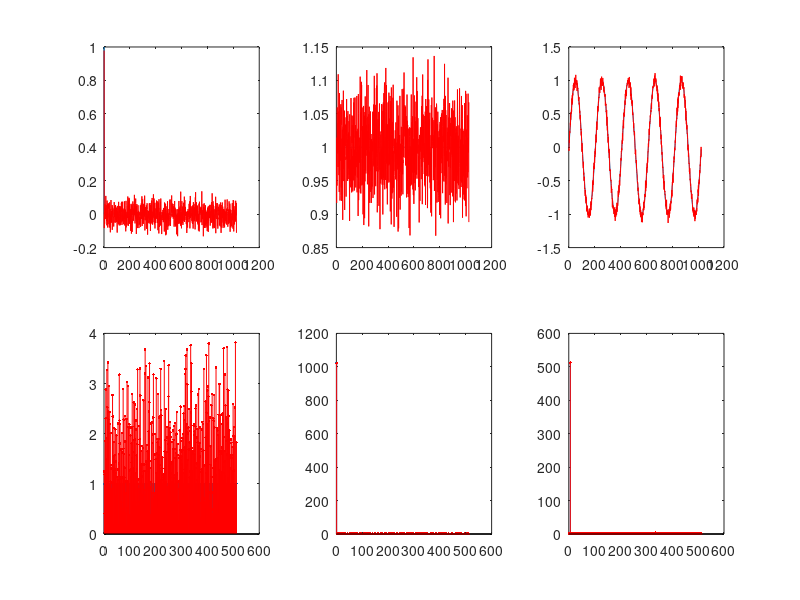
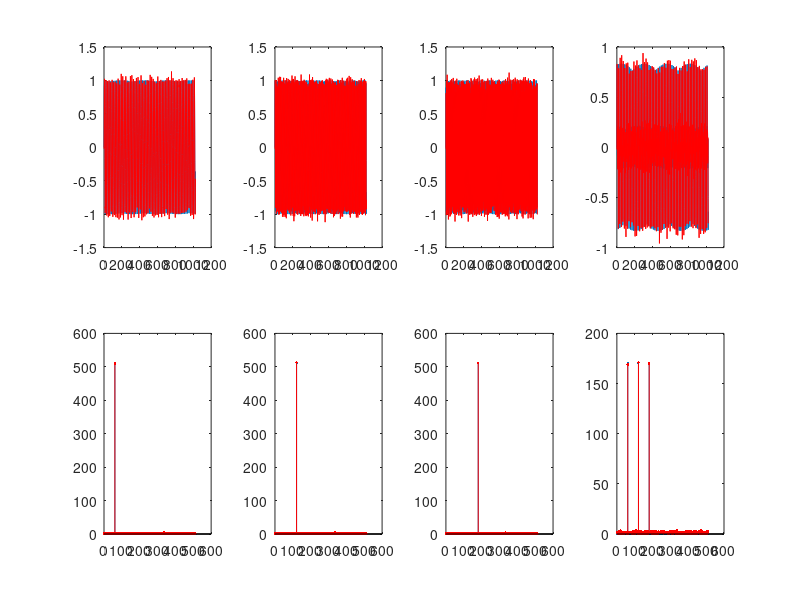

These charts were generated, in order, by the following MATLAB code:
% FFT analysis
%
% Universidad Autonoma de Queretaro
% Electronica Avanzada III
% Rene de Jesus Romero Troncoso
%
% Noise effects

clear all;

%%%%%%%%%%%%%%%%%%%%%%%%%%%%%%%%%%%%%%%%%%%%%%%%%%%%%%
% Step 1
% Load input signals
%     Impulse0w       Step0w         Sine05qw
%     Sine60qw        Sine120qw      Sine180qw
%     Harmonic60qw    WhiteNoise01w
%%%%%%%%%%%%%%%%%%%%%%%%%%%%%%%%%%%%%%%%%%%%%%%%%%%%%%

% Load input signals
load Impulse0gen;
load Step0gen;
load Sine05qgen;
load Sine60qgen;
load Sine120qgen;
load Sine180qgen;
load Harmonic60qgen;
load WhiteNoise01gen;

%%%%%%%%%%%%%%%%%%%%%%%%%%%%%%%%%%%%%%%%%%%%%%%%%%%%%%
% Step 2
% Direct FFT computation of input signals
%%%%%%%%%%%%%%%%%%%%%%%%%%%%%%%%%%%%%%%%%%%%%%%%%%%%%%

xa = abs(fft(Impulse0w));
x1 = xa(1:512);
xa = abs(fft(Step0w));
x2 = xa(1:512);
xa = abs(fft(Sine05qw));
x3 = xa(1:512);
xa = abs(fft(Sine60qw));
x4 = xa(1:512);
xa = abs(fft(Sine120qw));
x5 = xa(1:512);
xa = abs(fft(Sine180qw));
x6 = xa(1:512);
xa = abs(fft(Harmonic60qw));
x7 = xa(1:512);

%%%%%%%%%%%%%%%%%%%%%%%%%%%%%%%%%%%%%%%%%%%%%%%%%%%%%%
% Step 3
% Noise addition
%%%%%%%%%%%%%%%%%%%%%%%%%%%%%%%%%%%%%%%%%%%%%%%%%%%%%%

% Noise level
na = 0.05;

% Noise addition
y1 = Impulse0w + na*WhiteNoise01w;
y2 = Step0w + na*WhiteNoise01w;
y3 = Sine05qw + na*WhiteNoise01w;
y4 = Sine60qw + na*WhiteNoise01w;
y5 = Sine120qw + na*WhiteNoise01w;
y6 = Sine180qw + na*WhiteNoise01w;
y7 = Harmonic60qw + na*WhiteNoise01w;

% FFT computation
za = abs(fft(y1));
z1 = za(1:512);
za = abs(fft(y2));
z2 = za(1:512);
za = abs(fft(y3));
z3 = za(1:512);
za = abs(fft(y4));
z4 = za(1:512);
za = abs(fft(y5));
z5 = za(1:512);
za = abs(fft(y6));
z6 = za(1:512);
za = abs(fft(y7));
z7 = za(1:512);

%%%%%%%%%%%%%%%%%%%%%%%%%%%%%%%%%%%%%%%%%%%%%%%%%%%%%%
% Step 4
% FFT with noise effects
%%%%%%%%%%%%%%%%%%%%%%%%%%%%%%%%%%%%%%%%%%%%%%%%%%%%%%

figure(1);
subplot(2,3,1), plot(Impulse0w), hold on, plot(y1,'r'), hold off;
subplot(2,3,2), plot(Step0w), hold on, plot(y2,'r'), hold off;
subplot(2,3,3), plot(Sine05qw), hold on, plot(y3,'r'), hold off;
subplot(2,3,4), stem(x1,'.'), hold on, stem(z1,'r.'), hold off;
subplot(2,3,5), stem(x2,'.'), hold on, stem(z2,'r.'), hold off;
subplot(2,3,6), stem(x3,'.'), hold on, stem(z3,'r.'), hold off;

%%%%%%%%%%%%%%%%%%%%%%%%%%%%%%%%%%%%%%%%%%%%%%%%%%%%%%
% Step 5
% Harmonic FFT with noise effects
%%%%%%%%%%%%%%%%%%%%%%%%%%%%%%%%%%%%%%%%%%%%%%%%%%%%%%

figure(2);
subplot(2,4,1), plot(Sine60qw), hold on, plot(y4,'r'), hold off;
subplot(2,4,2), plot(Sine120qw), hold on, plot(y5,'r'), hold off;
subplot(2,4,3), plot(Sine180qw), hold on, plot(y6,'r'), hold off;
subplot(2,4,4), plot(Harmonic60qw), hold on, plot(y7,'r'), hold off;
subplot(2,4,5), stem(x4,'.'), hold on, stem(z4,'r.'), hold off;
subplot(2,4,6), stem(x5,'.'), hold on, stem(z5,'r.'), hold off;
subplot(2,4,7), stem(x6,'.'), hold on, stem(z6,'r.'), hold off;
subplot(2,4,8), stem(x7,'.'), hold on, stem(z7,'r.'), hold off;